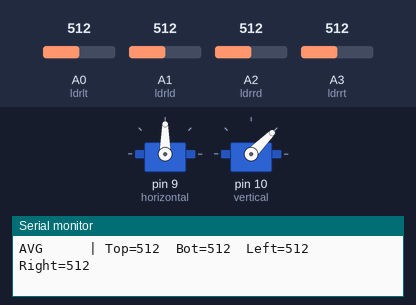
A sketch run on a simulated Arduino Uno, built with avr-gcc and run on an emulated ATmega328P. Shown: 2 × servo, the last lines printed to the serial monitor. The inputs (shaded band) are chosen by the test bench; at power-on: A0 (ldrlt) = 512, A1 (ldrld) = 512, A3 (ldrrt) = 512, A2 (ldrrd) = 512.

Above: at 4.2 s.
4.3 s: A0 (ldrlt) set to 682
7.3 s: A0 (ldrlt) set to 706
At 10.28 s:
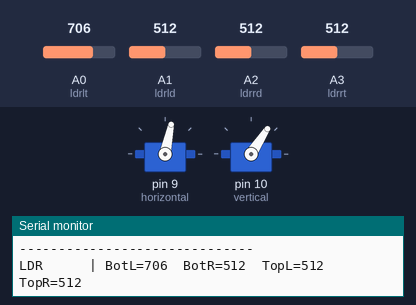
10.3 s: A1 (ldrld) set to 153
At 13.08 s:
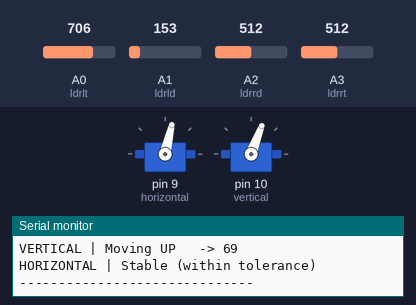
13.3 s: A1 (ldrld) set to 127
At 15.89 s:
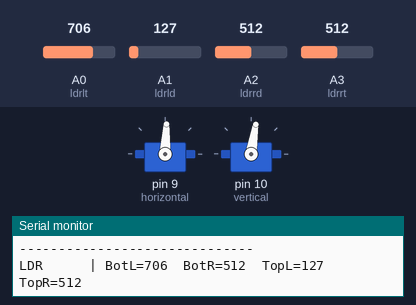
16.3 s: A3 (ldrrt) set to 490
At 16.77 s:
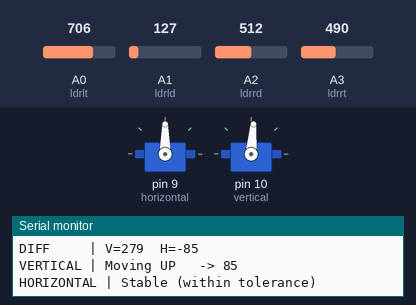
19.3 s: A2 (ldrrd) set to 716
At 21.77 s:
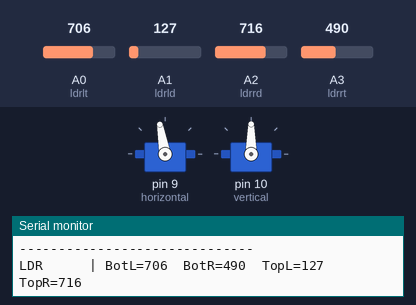
Timing chart, 0 to 28.0 s (numbered marks = the images above; inputs shaded):
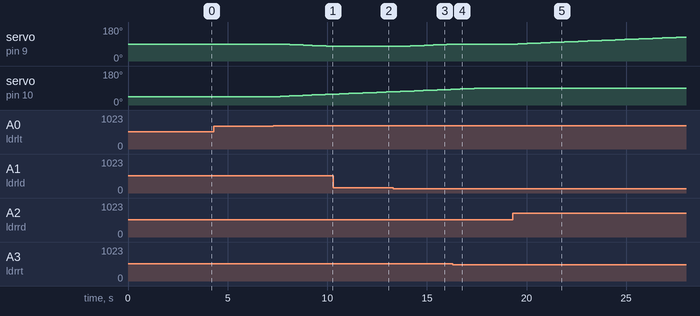

Measured:
- the behaviour switches between 693 and 694 on A0 (ldrlt) (found by bisection; images 0 and 1)
- the behaviour switches between 138 and 137 on A1 (ldrld) (found by bisection; images 2 and 3)
- after the input at 7.3 s, servo on pin 9 (horizontal): moves from 90° to 78° over 2.5 s, starting after 0.36 s; servo on pin 10 (vertical): moves from 45° to 57° over 2.5 s, starting after 0.33 s
- after the input at 10.3 s, servo on pin 9 (horizontal): goes on until 10.4 s, then stays 77°
- after the input at 13.3 s, servo on pin 9 (horizontal): moves from 77° to 89° over 2.5 s, starting after 0.41 s
- after the input at 16.3 s, servo on pin 9 (horizontal): goes on until 16.5 s, then stays 90°
- after the input at 19.3 s, servo on pin 9 (horizontal): moves from 90° to 127° over 8.4 s, starting after 0.26 s

The sketch:

solar_phile.ino
```cpp
#include <Servo.h>

// ─────────────────────────────────────────
//  SERVO SETUP — Tuned for MG996R
// ─────────────────────────────────────────
// MG996R typically needs a wider pulse range (≈500–2500 µs)
// than the Arduino Servo.h default (544–2400 µs) to hit its
// full 0–180° travel accurately. Adjust these two numbers
// (MIN_PULSE / MAX_PULSE) if your specific units undershoot
// or overshoot the limit angles.
#define MIN_PULSE 500
#define MAX_PULSE 2500

Servo horizontal;
Servo vertical;

int servohori          = 90;   // Start at center
int servohoriLimitHigh = 170;
int servohoriLimitLow  = 10;

int servovert          = 45;   // Start at 45° tilt
int servovertLimitHigh = 90;
int servovertLimitLow  = 10;

// ─────────────────────────────────────────
//  LDR PIN CONNECTIONS (unchanged)
// ─────────────────────────────────────────
int ldrlt = A0;  // Bottom Left  LDR
int ldrrt = A3;  // Bottom Right LDR
int ldrld = A1;  // Top Left     LDR
int ldrrd = A2;  // Top Right    LDR

// ─────────────────────────────────────────
//  TUNING PARAMETERS
// ─────────────────────────────────────────
int tol   = 90;   // Tolerance — raise if motors jitter, lower if too sluggish
int dtime = 15;   // Delay per loop in ms

void setup() {
  Serial.begin(9600);
  Serial.println("==============================");
  Serial.println("   SOLAR TRACKER INITIALIZING");
  Serial.println("   (MG996R servo profile)");
  Serial.println("==============================");

  // IMPORTANT — POWER NOTE FOR MG996R:
  // These are high-torque metal-gear servos that can pull
  // 500mA-2.5A each under load/stall, especially both moving
  // at once. Do NOT power them from the Arduino 5V pin or USB.
  // Use a separate 5-6V supply rated for at least 3A, with the
  // supply GND tied to Arduino GND. A 470-1000µF capacitor
  // across the servo power rails is recommended to smooth
  // inrush current and prevent resets/glitches.

  // Detach first to prevent twitching during boot
  horizontal.detach();
  vertical.detach();
  delay(500);

  // Attach with explicit pulse-width range calibrated for MG996R
  horizontal.attach(9, MIN_PULSE, MAX_PULSE);
  vertical.attach(10, MIN_PULSE, MAX_PULSE);

  horizontal.write(servohori);   // 90° center
  vertical.write(servovert);     // 45° tilt

  Serial.println("Servos initialized:");
  Serial.print("  Horizontal -> "); Serial.print(servohori); Serial.println("°  (center)");
  Serial.print("  Vertical   -> "); Serial.print(servovert); Serial.println("°  (45 tilt)");
  Serial.println("Stabilizing...");
  delay(2500);
  Serial.println("Ready. Starting tracking loop.");
  Serial.println("------------------------------");
}

void loop() {

  // ── Read all 4 LDRs ──────────────────────
  int lt = analogRead(ldrlt);   // Bottom Left
  int rt = analogRead(ldrrt);   // Bottom Right
  int ld = analogRead(ldrld);   // Top Left
  int rd = analogRead(ldrrd);   // Top Right

  // ── Compute averages ─────────────────────
  int avt = (lt + rt) / 2;   // Average Top    (bottom-left + bottom-right)
  int avd = (ld + rd) / 2;   // Average Bottom (top-left   + top-right)
  int avl = (lt + ld) / 2;   // Average Left
  int avr = (rt + rd) / 2;   // Average Right

  // ── Compute differences ──────────────────
  int dvert  = avt - avd;
  int dhoriz = avl - avr;

  // ── Serial Monitor Output ────────────────
  Serial.print("LDR      | BotL="); Serial.print(lt);
  Serial.print("  BotR=");          Serial.print(rt);
  Serial.print("  TopL=");          Serial.print(ld);
  Serial.print("  TopR=");          Serial.println(rd);

  Serial.print("AVG      | Top=");  Serial.print(avt);
  Serial.print("  Bot=");           Serial.print(avd);
  Serial.print("  Left=");          Serial.print(avl);
  Serial.print("  Right=");         Serial.println(avr);

  Serial.print("DIFF     | V=");    Serial.print(dvert);
  Serial.print("  H=");             Serial.println(dhoriz);

  // ── Vertical Tracking ────────────────────
  if (abs(dvert) > tol) {
    if (avt > avd) {
      servovert++;
      if (servovert > servovertLimitHigh) {
        servovert = servovertLimitHigh;
        Serial.println("VERTICAL | Limit reached (MAX)");
      } else {
        Serial.print("VERTICAL | Moving UP   -> "); Serial.println(servovert);
      }
    } else {
      servovert--;
      if (servovert < servovertLimitLow) {
        servovert = servovertLimitLow;
        Serial.println("VERTICAL | Limit reached (MIN)");
      } else {
        Serial.print("VERTICAL | Moving DOWN -> "); Serial.println(servovert);
      }
    }
    vertical.write(servovert);
  } else {
    Serial.println("VERTICAL | Stable (within tolerance)");
  }

  // ── Horizontal Tracking ──────────────────
  if (abs(dhoriz) > tol) {
    if (avl > avr) {
      servohori--;
      if (servohori < servohoriLimitLow) {
        servohori = servohoriLimitLow;
        Serial.println("HORIZONTAL | Limit reached (MIN)");
      } else {
        Serial.print("HORIZONTAL | Moving LEFT  -> "); Serial.println(servohori);
      }
    } else {
      servohori++;
      if (servohori > servohoriLimitHigh) {
        servohori = servohoriLimitHigh;
        Serial.println("HORIZONTAL | Limit reached (MAX)");
      } else {
        Serial.print("HORIZONTAL | Moving RIGHT -> "); Serial.println(servohori);
      }
    }
    horizontal.write(servohori);
  } else {
    Serial.println("HORIZONTAL | Stable (within tolerance)");
  }

  Serial.println("------------------------------");
  delay(dtime);
}
```
